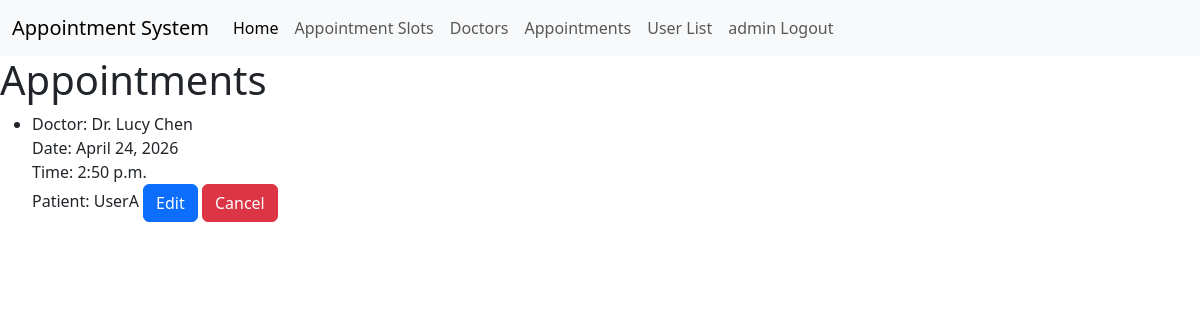
Page /my_appointments/ (signed in) on the committed database.
### appointments/models.py (models this page shows, shortened)
class Appointment(models.Model):
    user = models.ForeignKey('auth.User', on_delete=models.CASCADE)
    slot = models.OneToOneField(AppointmentSlot, on_delete=models.CASCADE)

class AppointmentSlot(models.Model):
    doctor = models.ForeignKey(Doctor, on_delete=models.CASCADE)
    date = models.DateField()
    time = models.TimeField()

class Doctor(models.Model):
    name = models.CharField(max_length=100)
    speciality = models.CharField(max_length=100)

### appointments/views.py (the view)
# urls.py: path('my_appointments/', my_appointments, name='my_appointments'),
def my_appointments(request):
    if not request.user.is_authenticated:
        return redirect('login')
    if request.user.is_staff:
        appointments = Appointment.objects.all()
    else:
        appointments = Appointment.objects.filter(user=request.user)
    return render(request, 'appointments/my_appointments.html', {'appointments': appointments})

### templates/appointments/my_appointments.html
{% extends 'base.html' %}
{% block content %}
    {% if user.is_staff %}
        <h1>Appointments</h1>
    {% else %}
        <h1>My Appointments</h1>
    {% endif %}
    {% if user.is_authenticated %}
        <ul>
        {% for appointment in appointments %}
            <li>
                Doctor: {{ appointment.slot.doctor.name }} <br>
                Date: {{ appointment.slot.date }} <br>
                Time: {{ appointment.slot.time }} <br>
                {% if user.is_staff %}
                    Patient: {{ appointment.user }}
                {% endif %}
                <a href="{% url 'edit_appointment' appointment.id %}" class="btn btn-primary">Edit</a>
                <a href="{% url 'cancel_appointment' appointment.id %}" class="btn btn-danger">Cancel</a>
            </li>
        {% empty %}
            <p>No appointments found.</p>
        {% endfor %}
        </ul>
    {% else %}
        <p>Please login to view your appointments.</p>
    {% endif %}
{% endblock %}

### templates/base.html (shortened to what this page needs)
{% load static %}
<!DOCTYPE html>
<html lang="en">
<head>
    <link href="https://cdn.jsdelivr.net/npm/bootstrap@5.3.8/dist/css/bootstrap.min.css" rel="stylesheet">
</head>
<body>
<nav class="navbar navbar-expand-lg bg-body-tertiary">
    <div class="container-fluid">
        <a class="navbar-brand" href="#">Appointment System</a>
        <div class="collapse navbar-collapse" id="navbarSupportedContent">
            <ul class="navbar-nav me-auto mb-2 mb-lg-0">
                <li class="nav-item">
                    <a class="nav-link active" aria-current="page" href="{% url 'index' %}">Home</a>
                </li>
                <li class="nav-item">
                    <a class="nav-link"
                       href="{% url 'slot_list' %}">
                        Appointment Slots
                    </a>
                </li>
                <li class="nav-item">
                    <a class="nav-link"
                       href="{% url 'doctor_list' %}">
                        Doctors
                    </a>
                </li>
                {% if not user.is_authenticated %}
                <li class="nav-item">
                    <a class="nav-link"
                       href="{% url 'register' %}">
                        Register
                    </a>
                </li>
                <li class="nav-item">
                    <a class="nav-link"
                       href="{% url 'login' %}">
                        Login
                    </a>
                </li>
                {% else %}
                <li class="nav-item">
                    <a class="nav-link"
                       href="{% url 'my_appointments' %}">
                        {% if user.is_staff %}
                            Appointments
                        {% else %}
                            My Appointments
                        {% endif %}
                    </a>
                </li>
                {% if user.is_staff %}
                    <li class="nav-item">
                    <a class="nav-link"
                       href="{% url 'user_list' %}">
                        User List
                    </a>
                </li>
                {% endif %}
                <li class="nav-item">
                    <form method="post" action="{% url 'logout' %}">
                        <button type="submit" class="nav-link">{{ user.username }} Logout</button>
                    </form>
                </li>
                {% endif %}
            </ul>
        </div>
    </div>
</nav>
{% block content %}
{% endblock %}
</body>
</html>

### rows in the picture
Appointment: slot.doctor.name "Dr. Lucy Chen", slot "April 24, 2026", slot.time "2:50 p.m.", user "UserA"

### other values in the picture
{{ user.username }} "admin"
